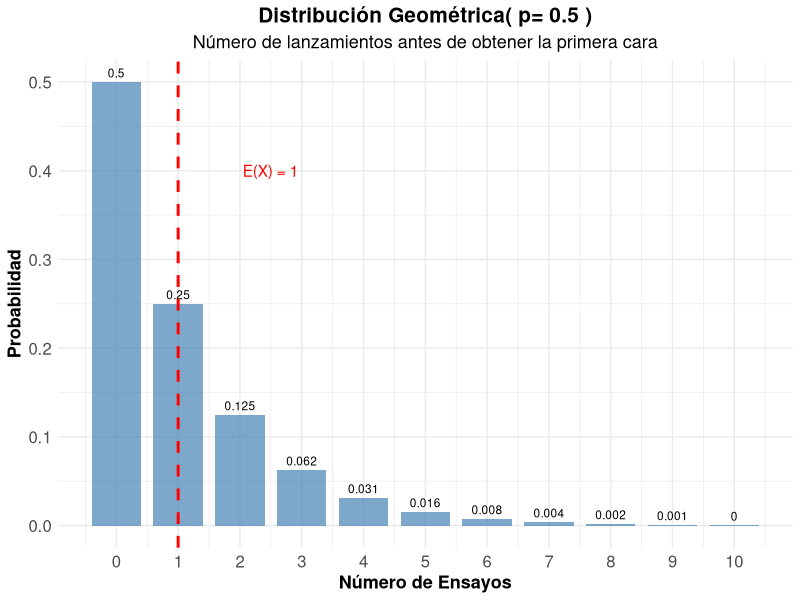
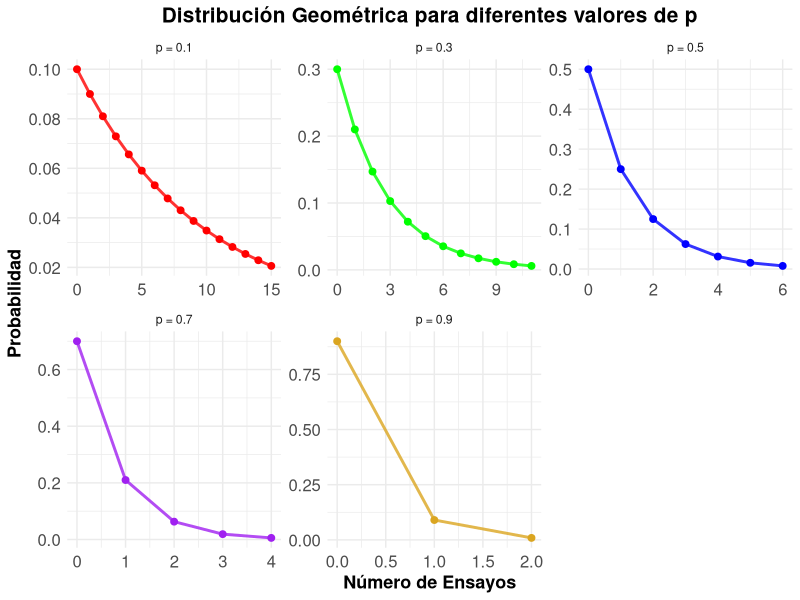
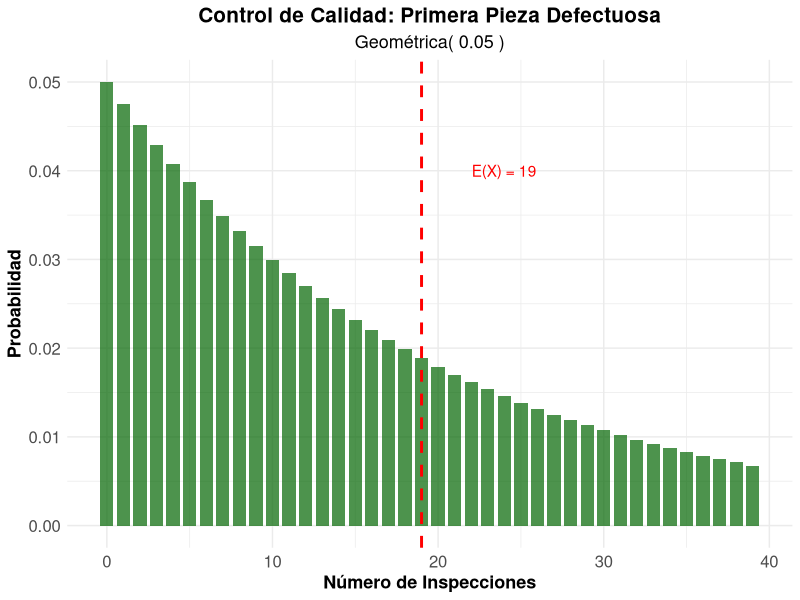
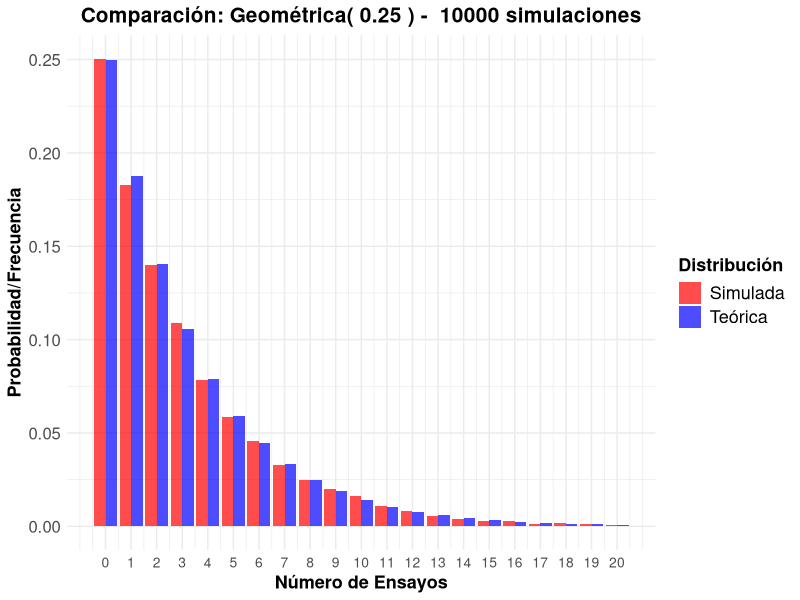
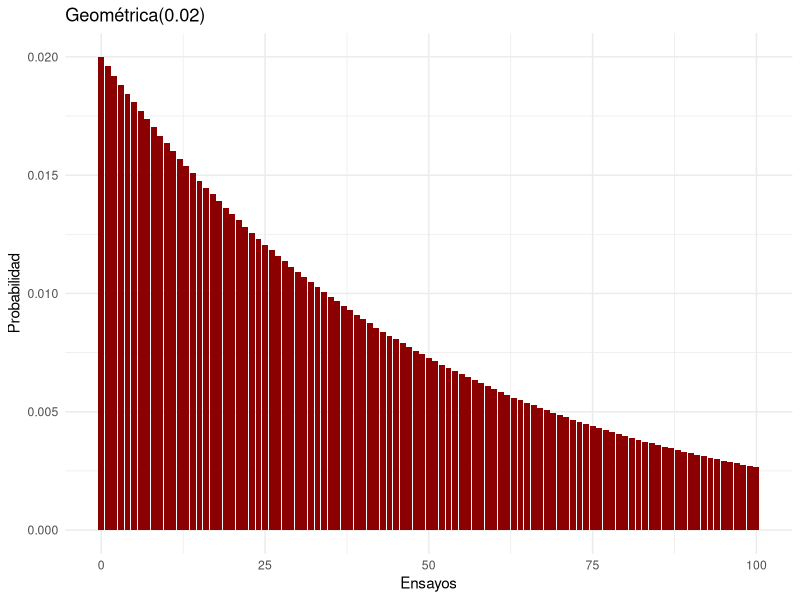

These figures' R source, in order:
## ---- chunk 1
#| label: setup
#| include: false

library(tidyverse)
library(kableExtra)
library(gridExtra)
library(tidyr)
## ---- chunk 2
#| label: moneda-geometrica
#| code-fold: true

# Parámetro
p_cara <- 0.5

# Calcular probabilidades para los primeros 11 ensayos
k_moneda <- 0:10
# Prefijo d (density) sufijo es el de la va
prob_geometrica <- dgeom(k_moneda , p_cara)  

# Crear tabla
geometrica_moneda <- data.frame(
  Ensayo = k_moneda,
  Probabilidad = prob_geometrica,
  Prob_Acumulada = pgeom(k_moneda, p_cara)
)

kable(geometrica_moneda, 
      caption = "Distribución Geométrica - Primera cara (p = 0.5)",
      digits = 4,
      col.names = c("Ensayo", "P(X = x)", "P(X ≤ x)")) %>%
  kable_styling(bootstrap_options = "striped")

# Parámetros estadísticos
media_moneda <- (1-p_cara) / p_cara
varianza_moneda <- (1 - p_cara) / (p_cara^2)
desv_std_moneda <- sqrt(varianza_moneda)


cat("Media (ensayos esperados):", media_moneda, "\n")
cat("Varianza:", varianza_moneda, "\n")
cat("Desviación estándar:", round(desv_std_moneda, 4), "\n")

## ---- chunk 3
#| code-fold: true
#| fig-align: center


#| label: grafico-geometrica-basico
#| fig-cap: "Distribución Geométrica - Primera cara en lanzamiento de moneda"
ggplot(geometrica_moneda, aes(x = Ensayo, y = Probabilidad)) +
  geom_col(fill = "steelblue", alpha = 0.7, width = 0.8) +
  geom_text(aes(label = round(Probabilidad, 3)), vjust = -0.5, size = 3) +
  geom_vline(xintercept = media_moneda, color = "red", linetype = "dashed", linewidth = 1) +
  annotate("text", x = media_moneda + 1.5, y = max(prob_geometrica) * 0.8, 
           label = paste("E(X) =", media_moneda), color = "red") +
  scale_x_continuous(breaks = k_moneda) +
  labs(title = paste("Distribución Geométrica( p=", p_cara, ")"),
       subtitle = "Número de lanzamientos antes de obtener la primera cara",
       x = "Número de Ensayos",
       y = "Probabilidad") +
  theme_minimal() +
  theme(
    legend.title = element_text(size=13, face="bold"),
    legend.text = element_text(size=13),
    plot.title = element_text(size=15, face="bold", hjust = 0.5),
    plot.subtitle = element_text(size=13, hjust = 0.5),
    axis.text.x=element_text(size=12),
    axis.text.y=element_text(size=12),
    axis.title.x = element_text(face="bold", size=13),
    axis.title.y = element_text(face="bold", size=13)
    # panel.grid.major.y = element_line(color = "#ECF0F1", linewidth = 0.5,
    #   linetype = "dashed"),
    # panel.grid.minor.y = element_blank(),
    # panel.grid.major.x = element_blank(),
    # panel.background = element_rect(fill = "#FAFAFA", color = NA),
    # plot.background = element_rect(fill = "white", color = NA)
  )
## ---- chunk 4
#| label: diferentes-p
#| code-fold: true


# Diferentes probabilidades de éxito
p_values <- c(0.1, 0.3, 0.5, 0.7, 0.9)
k_max <- 15

# Crear data frame para comparación
geometrica_comp <- data.frame()
for(p in p_values) {
  k_vals <- 0:k_max
  probs <- dgeom(k_vals, p)  
  
  temp_data <- data.frame(
    p_label = paste("p =", p),
    k = k_vals,
    probabilidad = probs,
    media = (1-p)/p,
    varianza = (1-p)/(p^2)
  )
  geometrica_comp <- rbind(geometrica_comp, temp_data)
}

# Tabla de parámetros
parametros_comp <- data.frame(
  p = p_values,
  Media = (1-p_values)/p_values,
  Varianza = (1-p_values)/(p_values^2),
  Desv_Std = sqrt((1-p_values)/(p_values^2))
)

kable(parametros_comp, 
      caption = "Parámetros de la distribución geométrica para diferentes valores de p",
      digits = 4,
      col.names = c("p", "Media", "Varianza", "Desv. Std")) |> 
  kable_styling(bootstrap_options = "striped")
## ---- chunk 5
#| label: grafico-diferentes-p
#| code-fold: true
#| fig-align: center
#| fig-cap: "Distribución Geométrica para diferentes valores de p"
# Filtrar para mejor visualización
geometrica_filtered <- geometrica_comp[geometrica_comp$probabilidad > 0.005, ]

ggplot(geometrica_filtered, aes(x = k, y = probabilidad, color = p_label)) +
  geom_line(linewidth = 1, alpha = 0.8, show.legend = FALSE) +
  geom_point(size = 2, show.legend = FALSE) +
  scale_color_manual(values = c("red", "green", "blue", "purple", "goldenrod")) +
  facet_wrap(~p_label, scales = "free") +
  labs(title = "Distribución Geométrica para diferentes valores de p",
       x = "Número de Ensayos",
       y = "Probabilidad",
       color = "Parámetro") +
  theme_minimal() +
  theme(
    legend.title = element_text(size=13, face="bold"),
    legend.text = element_text(size=13),
    plot.title = element_text(size=15, face="bold", hjust = 0.5),
    plot.subtitle = element_text(size=13, hjust = 0.5),
    axis.text.x=element_text(size=12),
    axis.text.y=element_text(size=12),
    axis.title.x = element_text(face="bold", size=13),
    axis.title.y = element_text(face="bold", size=13)
    # panel.grid.major.y = element_line(color = "#ECF0F1", linewidth = 0.5,
    #   linetype = "dashed"),
    # panel.grid.minor.y = element_blank(),
    # panel.grid.major.x = element_blank(),
    # panel.background = element_rect(fill = "#FAFAFA", color = NA),
    # plot.background = element_rect(fill = "white", color = NA)
  )
## ---- chunk 6
#| label: falta-memoria
#| code-fold: true

# Demostración de la propiedad de falta de memoria
p_mem <- 0.3
s <- 5
t <- 3

# P(X >= s + t)
prob_s_t <- 1 - pgeom(s + t-1, p_mem)  

# P(X >= s) 
prob_s <- 1- pgeom(s-1, p_mem)

# P(X >= t) 
prob_t <- 1- pgeom(t-1, p_mem)

# P(X >= s + t | X >= s) = P(X >= s + t) / P(X >= s)
prob_condicional <- prob_s_t / prob_s

cat("Demostración de la Propiedad de Falta de Memoria:\n")
cat("Parámetros: p =", p_mem, ", s =", s, ", t =", t, "\n\n")
cat("P(X  ≥", s+t, ") =", round(prob_s_t, 6), "\n")
cat("P(X  ≥", s, ") =", round(prob_s, 6), "\n")
cat("P(X  ≥", t, ") =", round(prob_t, 6), "\n\n")
cat("P(X  ≥", s+t, "| X  ≥", s, ") =", round(prob_condicional, 6), "\n")
cat("P(X  ≥", t, ") =", round(prob_t, 6), "\n\n")
cat("¿Son iguales?", abs(prob_condicional - prob_t) < 1e-10, "\n")
## ---- chunk 7
#| label: control-calidad-geometrica
#| code-fold: true
#| fig-align: center
# Parámetros
p_defecto_geom <- 0.05

# Parámetros estadísticos
media_defecto <- (1-p_defecto_geom) / p_defecto_geom
varianza_defecto <- (1 - p_defecto_geom) / (p_defecto_geom^2)
desv_std_defecto <- sqrt(varianza_defecto)

cat("Control de Calidad - Primera pieza defectuosa:\n")
cat("Probabilidad de defecto por pieza:", p_defecto_geom, "\n")
cat("Número esperado de inspecciones:", media_defecto, "\n")
cat("Desviación estándar:", round(desv_std_defecto, 2), "\n\n")

# Probabilidades específicas
k_calidad <- 0:50
prob_calidad <- dgeom(k_calidad, p_defecto_geom)

# Preguntas de interés
prob_primera_10 <- sum(prob_calidad[1:10])
prob_mas_20 <- 1 - sum(prob_calidad[1:20])
prob_entre_10_30 <- sum(prob_calidad[10:30])

cat("Probabilidades de interés:\n")
cat("P(primera defectuosa en ≤ 10 inspecciones):", round(prob_primera_10, 4), "\n")
cat("P(primera defectuosa en > 20 inspecciones):", round(prob_mas_20, 4), "\n")
cat("P(primera defectuosa entre 10 y 30 inspecciones):", round(prob_entre_10_30, 4), "\n")



# Visualización
calidad_data <- data.frame(
  k = k_calidad[1:40],
  probabilidad = prob_calidad[1:40]
)

ggplot(calidad_data, aes(x = k, y = probabilidad)) +
  geom_col(fill = "darkgreen", alpha = 0.7, width = 0.8) +
  geom_vline(xintercept = media_defecto, color = "red", linetype = "dashed", linewidth = 1) +
  annotate("text", x = media_defecto + 5, y = max(prob_calidad) * 0.8, 
           label = paste("E(X) =", media_defecto), color = "red") +
  labs(title = "Control de Calidad: Primera Pieza Defectuosa",
       subtitle = paste("Geométrica(", p_defecto_geom, ")"),
       x = "Número de Inspecciones",
       y = "Probabilidad") +
  theme_minimal() +
  theme(
    legend.title = element_text(size=13, face="bold"),
    legend.text = element_text(size=13),
    legend.position = "bottom",
    plot.title = element_text(size=15, face="bold", hjust = 0.5),
    plot.subtitle = element_text(size=13, hjust = 0.5),
    axis.text.x=element_text(size=12),
    axis.text.y=element_text(size=12),
    axis.title.x = element_text(face="bold", size=13),
    axis.title.y = element_text(face="bold", size=13)
    # panel.grid.major.y = element_line(color = "#ECF0F1", linewidth = 0.5,
    #   linetype = "dashed"),
    # panel.grid.minor.y = element_blank(),
    # panel.grid.major.x = element_blank(),
    # panel.background = element_rect(fill = "#FAFAFA", color = NA),
    # plot.background = element_rect(fill = "white", color = NA)
  )
## ---- chunk 8
#| label: simulacion-geometrica
#| code-fold: true

p_sim <- 0.25
n_sim <- 10000

# Generar datos geométricos 
datos_geom <- rgeom(n_sim, p_sim) 

# Estadísticas observadas
media_obs <- mean(datos_geom)
var_obs <- var(datos_geom)
desv_obs <- sd(datos_geom)

# Valores teóricos
media_teo <- (1-p_sim) / p_sim
var_teo <- (1 - p_sim) / (p_sim^2)
desv_teo <- sqrt(var_teo)

cat("Simulación Geométrica (p =", p_sim, "):\n")
cat("Simulaciones:", n_sim, "\n\n")
cat("Media teórica:", media_teo, "| Media observada:", round(media_obs, 4), "\n")
cat("Varianza teórica:", var_teo, "| Varianza observada:", round(var_obs, 4), "\n")
cat("Desv. Std teórica:", round(desv_teo, 4), "| Desv. Std observada:", round(desv_obs, 4), "\n")

# Comparar distribuciones
freq_obs <- table(datos_geom[datos_geom <= 20]) / n_sim
k_comp <- as.numeric(names(freq_obs))
prob_teo <- dgeom(k_comp, p_sim)

comparacion_sim <- data.frame(
  k = k_comp,
  Freq_Observada = as.numeric(freq_obs),
  Prob_Teorica = prob_teo,
  Diferencia = abs(as.numeric(freq_obs) - prob_teo)
)

kable(head(comparacion_sim, 12), 
      caption = "Comparación frecuencias observadas vs probabilidades teóricas",
      digits = 4,
      col.names = c("k", "Freq. Observada", "Prob. Teórica", "Diferencia")) %>%
  kable_styling(bootstrap_options = "striped")
## ---- chunk 9
#| code-fold: true
#| fig-align: center

comp_sim_long <- comparacion_sim |> 
  pivot_longer(cols = c("Freq_Observada", "Prob_Teorica"), 
               names_to = "Tipo", values_to = "Valor") |> 
  mutate(Tipo = recode(Tipo, 
                       "Freq_Observada" = "Simulada", 
                       "Prob_Teorica" = "Teórica"))




ggplot(comp_sim_long, aes(x = k, y = Valor, fill = Tipo)) +
  geom_col(position = "dodge", alpha = 0.7) +
  scale_fill_manual(values = c("Teórica" = "blue", "Simulada" = "red")) +
  scale_x_continuous(breaks = seq(0, 20, by = 1)) +
  labs(title = paste("Comparación: Geométrica(", p_sim, ") - ", n_sim, "simulaciones"),
       x = "Número de Ensayos",
       y = "Probabilidad/Frecuencia",
       fill = "Distribución") +
  theme_minimal() +
  theme(
    legend.title = element_text(size=13, face="bold"),
    legend.text = element_text(size=13),
    plot.title = element_text(size=15, face="bold", hjust = 0.5),
    plot.subtitle = element_text(size=13, hjust = 0.5),
    axis.text.x=element_text(size=10),
    axis.text.y=element_text(size=12),
    axis.title.x = element_text(face="bold", size=13),
    axis.title.y = element_text(face="bold", size=13)
    # panel.grid.major.y = element_line(color = "#ECF0F1", linewidth = 0.5,
    #   linetype = "dashed"),
    # panel.grid.minor.y = element_blank(),
    # panel.grid.major.x = element_blank(),
    # panel.background = element_rect(fill = "#FAFAFA", color = NA),
    # plot.background = element_rect(fill = "white", color = NA)
  )

## ---- chunk 10
p_g1 <- 0.02
k_g1 <- 0:100
df_g1 <- data.frame(k = k_g1, prob = dgeom(k_g1, p_g1), acum = pgeom(k_g1, p_g1))
ggplot(df_g1, aes(k, prob)) + geom_col(fill = "darkred") + 
  labs(title = "Geométrica(0.02)", x = "Ensayos", y = "Probabilidad") + theme_minimal()

cat("Esperanza teórica:", (1-p_g1)/p_g1, "\n")
cat("Varianza teórica:", (1-p_g1)/(p_g1^2), "\n")
cat("Desv. Std teórica:", sqrt((1-p_g1)/(p_g1^2)), "\n")

set.seed(301)
sim_g1 <- rgeom(10000, p_g1)
cat("Media simulada:", mean(sim_g1), "| Varianza simulada:", var(sim_g1), "\n")

s <- 10; t <- 5
p_cond <- (1 - pgeom(s + t - 1, p_g1)) / (1 - pgeom(s - 1, p_g1))
p_t <- 1 - pgeom(t - 1, p_g1)
cat("P(X >= s+t | X >= s):", round(p_cond, 6), "| P(X >= t):", round(p_t, 6), "\n")
## ---- chunk 11
set.seed(302)
medias_g2 <- replicate(1000, mean(rgeom(50, 0.2)))
cat("Media teórica geo(0.2):", (1-0.2)/0.2, "| Media observada:", mean(medias_g2), "\n")
cat("Varianza observada:", var(medias_g2), "\n")
